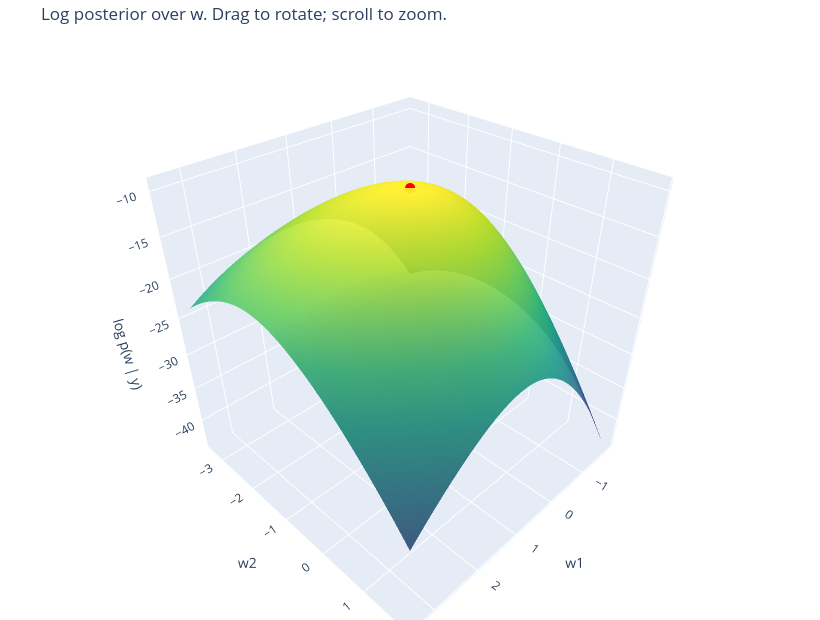

Notebook cell for this chart:
### Markdown cell above
## The log posterior surface

Drag to rotate. The red dot is the MAP. This is the actual log posterior — not the Laplace approximation yet.

### Code cell
GRID = 90
PAD = 2.6
w1_range = np.linspace(w_star[0] - PAD, w_star[0] + PAD, GRID)
w2_range = np.linspace(w_star[1] - PAD, w_star[1] + PAD, GRID)
W1, W2 = np.meshgrid(w1_range, w2_range)

log_post_at_alpha0 = jax.jit(lambda w: log_posterior(w, ALPHA0, X, y))
log_post_vec = jax.jit(jax.vmap(log_post_at_alpha0))

W_grid = jnp.stack([W1.ravel(), W2.ravel()], axis=-1)
Z = np.asarray(log_post_vec(W_grid)).reshape(W1.shape)
z_at_map = float(log_post_at_alpha0(jnp.asarray(w_star)))

fig = go.Figure([
    go.Surface(x=W1, y=W2, z=Z, colorscale='Viridis', opacity=0.9, showscale=False),
    go.Scatter3d(
        x=[w_star[0]], y=[w_star[1]], z=[z_at_map],
        mode='markers',
        marker=dict(size=6, color='red'),
        name='MAP',
    ),
])
fig.update_layout(
    title='Log posterior over w. Drag to rotate; scroll to zoom.',
    scene=dict(xaxis_title='w1', yaxis_title='w2', zaxis_title='log p(w | y)'),
    width=820, height=620, margin=dict(l=0, r=0, t=40, b=0),
)
fig.show()

### Figure 1 — Plotly figure (JSON) as saved in the notebook; plotly's stock layout.template omitted (floating-point values rounded to 4 significant figures; data arrays with more than 128 entries replaced by an {"elided": "..."} marker saying what was removed)
{"data": [{"colorscale": [[0.0, "#440154"], [0.1111, "#482878"], [0.2222, "#3e4989"], [0.3333, "#31688e"], [0.4444, "#26828e"], [0.5556, "#1f9e89"], [0.6667, "#35b779"], [0.7778, "#6ece58"], [0.8889, "#b5de2b"], [1.0, "#fde725"]], "opacity": 0.9, "showscale": false, "type": "surface", "x": {"elided": "90x90 float values"}, "y": {"elided": "90x90 float values"}, "z": {"elided": "90x90 float values"}}, {"marker": {"color": "red", "size": 6}, "mode": "markers", "name": "MAP", "type": "scatter3d", "x": [0.7871], "y": [-0.7444], "z": [-9.628]}], "layout": {"height": 620, "margin": {"b": 0, "l": 0, "r": 0, "t": 40}, "scene": {"xaxis": {"title": {"text": "w1"}}, "yaxis": {"title": {"text": "w2"}}, "zaxis": {"title": {"text": "log p(w | y)"}}}, "title": {"text": "Log posterior over w. Drag to rotate; scroll to zoom."}, "width": 820}}
